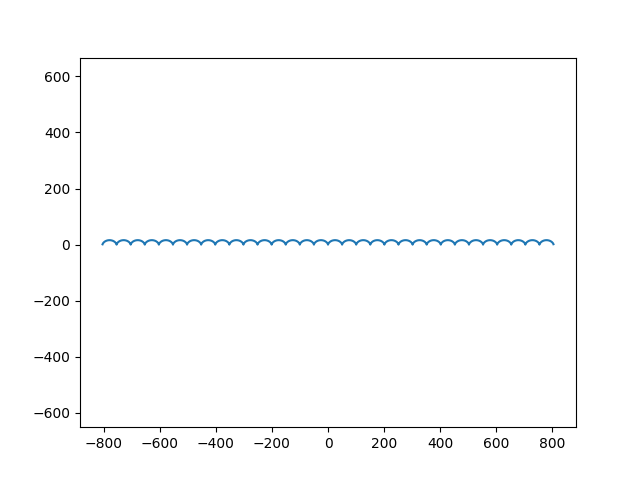

The script that saved this image:
import matplotlib.animation as animation
import matplotlib.pyplot as plt
import numpy as np
 
def circle_move(R):
    #alpha =(np.pi/180) * time
    time = np.arange(-100, 100, 0.1)

    x = R * (time - np.sin(time)) 
    y = R * (1 - np.cos(time))
    
    plt.axis('equal')
    plt.plot(x, y)
    plt.savefig('lab_7_osn_1.png')

circle_move(8)